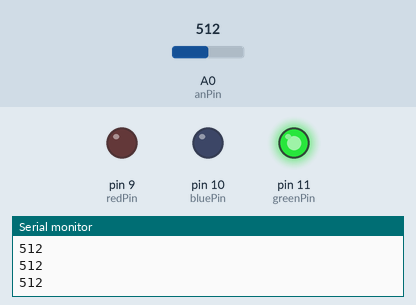
A sketch run on a simulated Arduino Uno, built with avr-gcc and run on an emulated ATmega328P. On the bench: output pins drawn as LEDs (lit = HIGH), the last lines printed to the serial monitor. The inputs (shaded band) are chosen by the test bench; at power-on: A0 (anPin) = 512.

Above: at 1.2 s.
1.3 s: A0 (anPin) set to 353
2.8 s: A0 (anPin) set to 327
At 3.6 s:
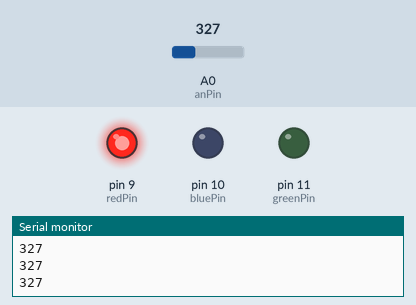
4.3 s: A0 (anPin) set to 692
At 4.7 s:
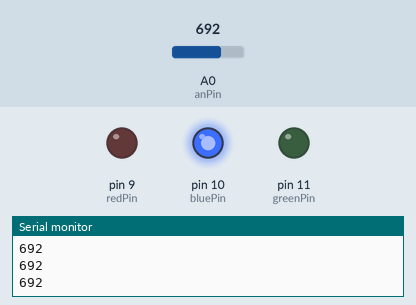
5.8 s: A0 (anPin) set to 669
At 7.0 s:
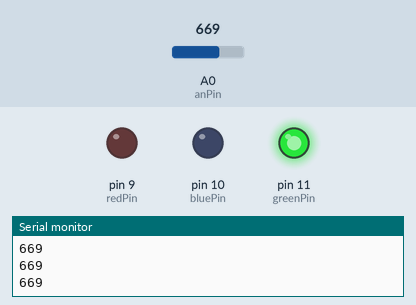
7.3 s: A0 (anPin) set to 693
At 8.1 s:
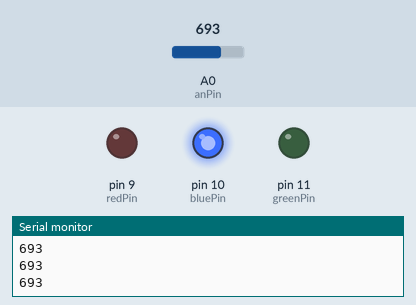
Timing chart, 0 to 9.8 s (numbered marks = the images above; inputs shaded):
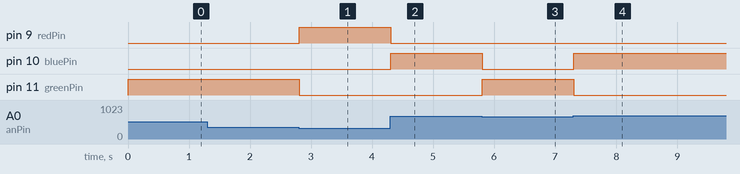

The sketch:

tunerCode.ino
```cpp
//Team: segmentation fault
//Members: Gus Gamble, Sam Frey
#include "Arduino.h"


int anPin = 0 ;
int readVal = 0 ;

int redPin = 9;
int greenPin = 11 ;
int bluePin = 10 ;

void setup(){
  Serial.begin(9600) ;
  pinMode( redPin, OUTPUT ) ;
  pinMode( greenPin, OUTPUT ) ;
  pinMode( bluePin, OUTPUT ) ;
}

void loop(){
  readVal = analogRead(anPin) ;
  Serial.println(readVal) ;


  if( readVal <= 341 ){
    analogWrite( redPin, 255);
    analogWrite( greenPin, 0);
    analogWrite( bluePin, 0);
  }
  else if( readVal >= 342 && readVal <682){
    analogWrite( redPin, 0);
    analogWrite( greenPin, 255);
    analogWrite( bluePin, 0);
  }
  else if( readVal > 683 ){
      analogWrite( redPin, 0);
      analogWrite( greenPin, 0);
      analogWrite( bluePin, 255);
  }
  else{
    Serial.println("IMPOSSIBLE CONDITION!!!!") ;
  }
}
```

Measured:
- the behaviour switches between 342 and 341 on A0 (anPin) (found by bisection; images 0 and 1)
- the behaviour switches between 682 and 681 on A0 (anPin) (found by bisection; images 2 and 3)
- after the input at 2.8 s, pin 9 (redPin): LOW → HIGH at once; pin 11 (greenPin): HIGH → LOW at once
- after the input at 4.3 s, pin 9 (redPin): HIGH → LOW at once; pin 10 (bluePin): LOW → HIGH at once
- after the input at 5.8 s, pin 10 (bluePin): HIGH → LOW at once; pin 11 (greenPin): LOW → HIGH at once
- after the input at 7.3 s, pin 10 (bluePin): LOW → HIGH at once; pin 11 (greenPin): HIGH → LOW at once
